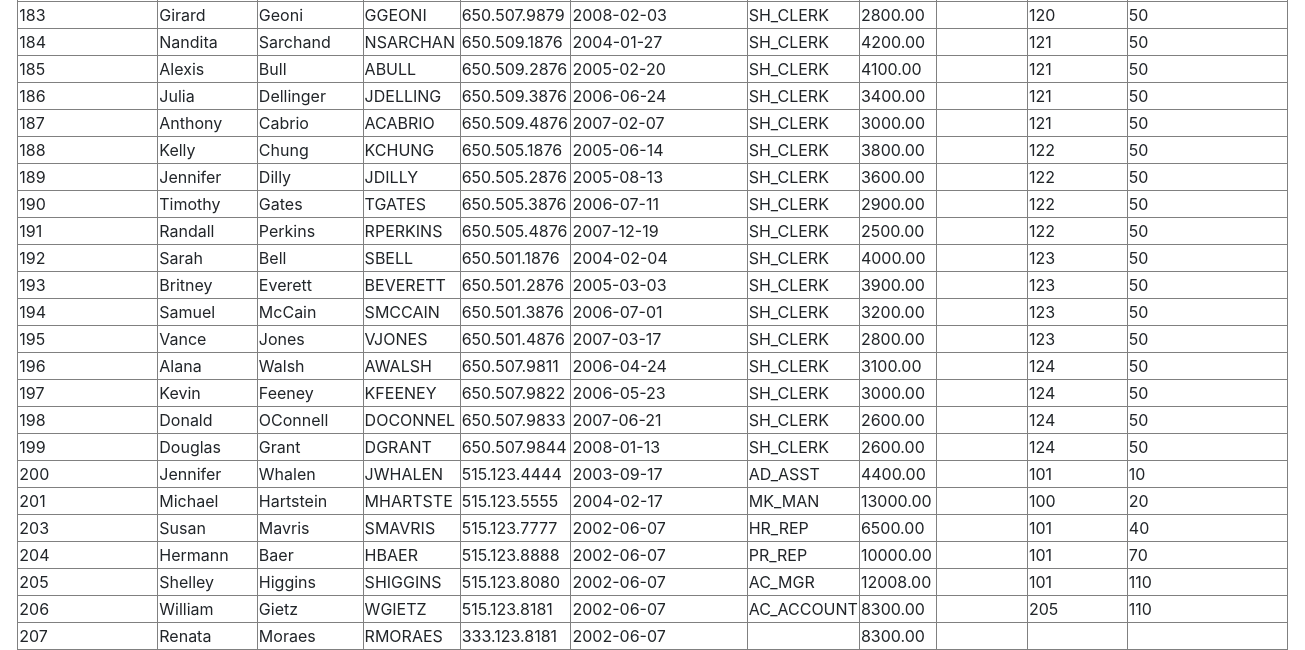
The app's page /listar_funcionario.php (lower part), older data.
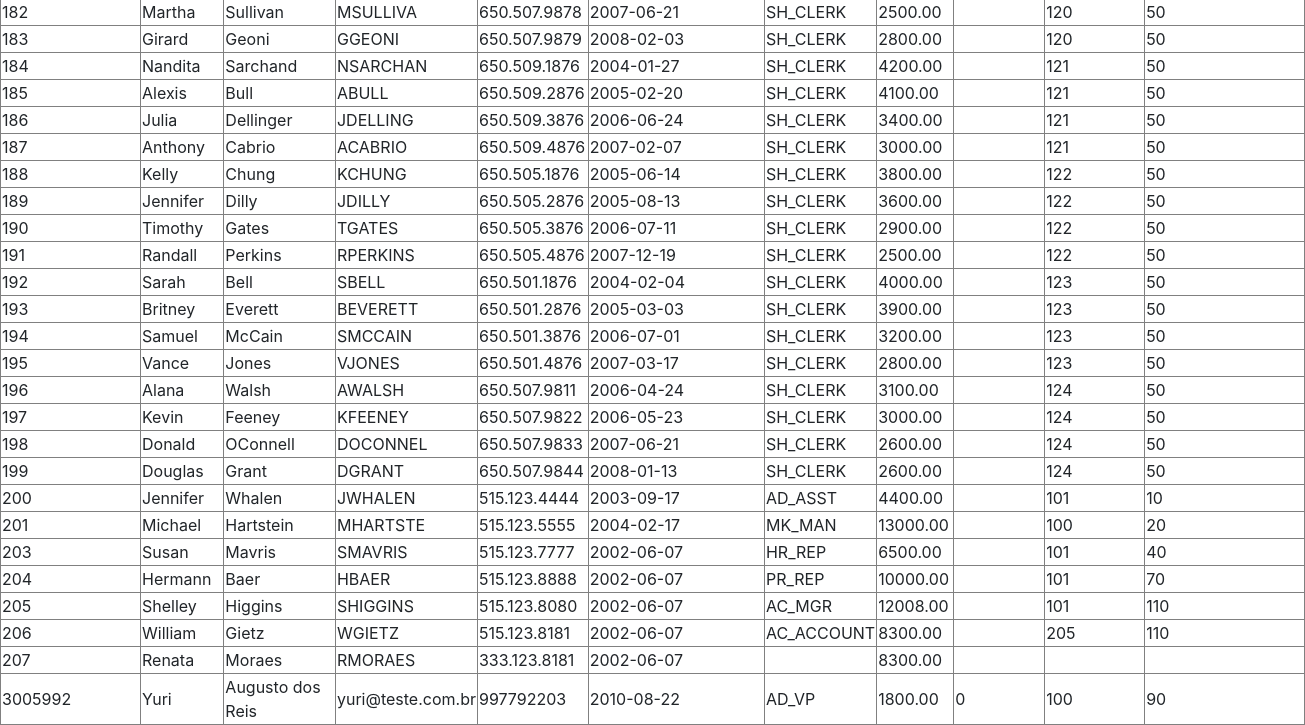
The same page, newer data.
### tables this page shows
CREATE TABLE `funcionario` (
  `ID_FUNCIONARIO` int(11) NOT NULL,
  `NOME` varchar(20) DEFAULT NULL,
  `SOBRENOME` varchar(25) DEFAULT NULL,
  `EMAIL` varchar(25) DEFAULT NULL,
  `TELEFONE` varchar(20) DEFAULT NULL,
  `DATA_CONTRATACAO` date DEFAULT NULL,
  `ID_FUNCAO` varchar(10) DEFAULT NULL,
  `SALARIO` float(22,2) DEFAULT NULL,
  `COMISSAO` int(11) DEFAULT NULL,
  `ID_GERENTE` int(11) DEFAULT NULL,
  `ID_DEPARTAMENTO` int(11) DEFAULT NULL
);

### listar_funcionario.php (the view, shortened to what this page needs)
<?php
    include "cabecalho.php";
    include "conexao.php";
    $sql = "SELECT ID_FUNCIONARIO, NOME, SOBRENOME, EMAIL, TELEFONE, DATA_CONTRATACAO, ID_FUNCAO, SALARIO, COMISSAO, ID_GERENTE, ID_DEPARTAMENTO FROM FUNCIONARIO";
    $resultado = $conexao->query($sql);
?>
<center>
<table border='1'>
    <?php
        foreach($resultado as $i=>$t){
            echo "<tr>
                    <td>".$t["ID_FUNCIONARIO"]."</td>
                    <td>".$t["NOME"]."</td>
                    <td>".$t["SOBRENOME"]."</td>
                    <td>".$t["EMAIL"]."</td>
                    <td>".$t["TELEFONE"]."</td>
                    <td>".$t["DATA_CONTRATACAO"]."</td>
                    <td>".$t["ID_FUNCAO"]."</td>
                    <td>".$t["SALARIO"]."</td>
                    <td>".$t["COMISSAO"]."</td>
                    <td>".$t["ID_GERENTE"]."</td>
                    <td>".$t["ID_DEPARTAMENTO"]."</td>
                  </tr>";
        }
    ?>
</table>
</body>
</html>

Row changes from the older to the newer data that the page shows:
now on this page (row unchanged): funcionario: ID_FUNCIONARIO "182", NOME "Martha", SOBRENOME "Sullivan", EMAIL "MSULLIVA", TELEFONE "650.507.9878", DATA_CONTRATACAO "2007-06-21", ID_FUNCAO "SH_CLERK", SALARIO "2500.00", ID_GERENTE "120", ID_DEPARTAMENTO "50"
added funcionario: ID_FUNCIONARIO "3005992", NOME "Yuri", SOBRENOME "Augusto dos Reis", EMAIL "yuri@teste.com.br", TELEFONE "997792203", DATA_CONTRATACAO "2010-08-22", ID_FUNCAO "AD_VP", SALARIO "1800.00", COMISSAO "0", ID_GERENTE "100", ID_DEPARTAMENTO "90"
